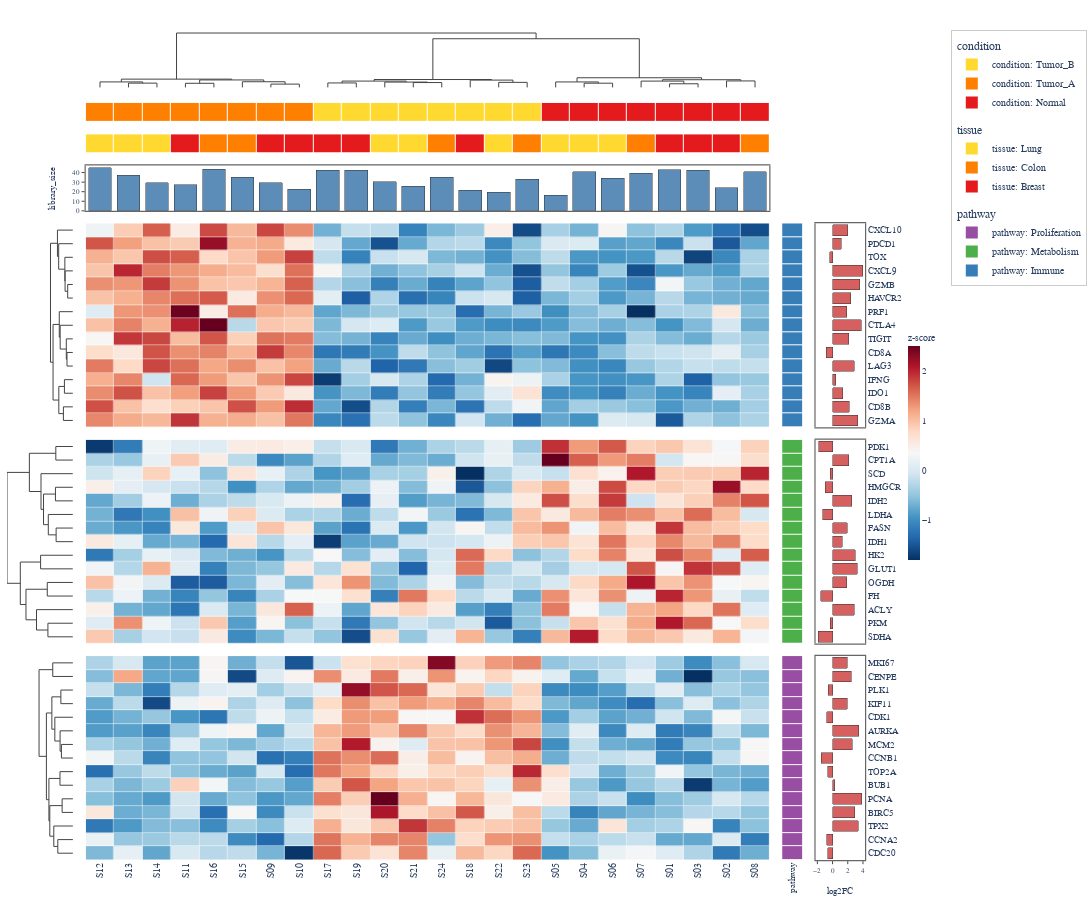

Write notebook code for a chart like this one.
### Markdown cell above
# Biology & Omics Showcase

Five standard datasets commonly used with ComplexHeatmap in biology and omics research.

| # | Use Case | Data Type | Key Features |
|---|----------|-----------|-------------|
| 1 | **RNA-seq Gene Expression** | Bulk transcriptomics | Row z-score, sample metadata, pathway split |
| 2 | **DNA Methylation** | Epigenomics (450K array) | Beta values 0–1, CpG island context, tumor vs normal |
| 3 | **Proteomics (Mass Spec)** | Quantitative proteomics | Log2 fold-change, violin replicates, protein complexes |
| 4 | **Single-Cell Marker Genes** | scRNA-seq | Mean expression per cluster, cell-type annotations |
| 5 | **Metabolomics** | Clinical metabolomics | Concentration z-scores, pathway bars, patient metadata |

### Code cell
# ---------- 1. RNA-seq Gene Expression (Bulk Transcriptomics) ----------
#
# Classic use case: differentially expressed genes across conditions.
# Simulates a cancer vs normal experiment with 3 tissue subtypes.
# Row-normalised z-scores, split by functional pathway.

import numpy as np
import pandas as pd
from plotly_complexheatmap import ComplexHeatmap, HeatmapAnnotation

rng = np.random.default_rng(2024)

# Gene names: real cancer-related genes
genes_immune = ["CD8A", "CD8B", "GZMA", "GZMB", "PRF1", "IFNG", "CXCL9", "CXCL10",
                "IDO1", "LAG3", "PDCD1", "CTLA4", "TIGIT", "HAVCR2", "TOX"]
genes_prolif = ["MKI67", "TOP2A", "PCNA", "MCM2", "CDK1", "CCNB1", "CCNA2", "AURKA",
                "BUB1", "CDC20", "PLK1", "KIF11", "CENPE", "TPX2", "BIRC5"]
genes_metabolism = ["LDHA", "HK2", "PKM", "GLUT1", "PDK1", "ACLY", "FASN", "SCD",
                    "CPT1A", "HMGCR", "IDH1", "IDH2", "OGDH", "SDHA", "FH"]
all_genes = genes_immune + genes_prolif + genes_metabolism
pathways = ["Immune"] * 15 + ["Proliferation"] * 15 + ["Metabolism"] * 15

n_genes = len(all_genes)
n_samples = 24

# 24 samples: 8 Normal, 8 Tumor_A (immune-hot), 8 Tumor_B (proliferative)
conditions = ["Normal"] * 8 + ["Tumor_A"] * 8 + ["Tumor_B"] * 8
tissues = (["Breast"] * 3 + ["Lung"] * 3 + ["Colon"] * 2) * 3

# Base expression + condition-specific signals
expr = rng.standard_normal((n_genes, n_samples)) * 0.8
expr[:15, 8:16] += 3.0   # immune genes up in Tumor_A
expr[15:30, 16:] += 2.5  # proliferation genes up in Tumor_B
expr[30:, :8] += 1.5     # metabolism genes higher in Normal

df_rnaseq = pd.DataFrame(expr, index=all_genes,
                         columns=[f"S{i+1:02d}" for i in range(n_samples)])

# Annotations
top_ha = HeatmapAnnotation(
    condition=conditions,
    tissue=tissues,
    library_size={"values": rng.uniform(15, 45, n_samples), "type": "bar", "color": "#5B8DB8"},
)
right_ha = HeatmapAnnotation(
    pathway=pathways,
    log2FC={"values": rng.uniform(-2, 4, n_genes), "type": "bar", "color": "#D65F5F"},
    which="row",
)

hm1 = ComplexHeatmap(
    df_rnaseq,
    top_annotation=top_ha,
    right_annotation=right_ha,
    split_rows_by="pathway",
    colorscale="RdBu_r",
    normalize="row",
    name="z-score",
    cluster_metric="correlation",
    width=1100,
    height=900,
)
hm1.to_plotly()

### Figure 1 — Plotly figure (JSON) as saved in the notebook; plotly's stock layout.template omitted (floating-point values rounded to 4 significant figures; data arrays with more than 128 entries replaced by an {"elided": "..."} marker saying what was removed)
{"data": [{"colorbar": {"len": 0.3, "outlinewidth": 0, "thickness": 12, "tickfont": {"family": "Arial, Helvetica, sans-serif", "size": 9}, "title": {"font": {"family": "Arial, Helvetica, sans-serif", "size": 10}, "text": "z-score"}, "x": 1.045, "xpad": 4, "y": 0.5}, "colorscale": [[0.0, "rgb(5,48,97)"], [0.1, "rgb(33,102,172)"], [0.2, "rgb(67,147,195)"], [0.3, "rgb(146,197,222)"], [0.4, "rgb(209,229,240)"], [0.5, "rgb(247,247,247)"], [0.6, "rgb(253,219,199)"], [0.7, "rgb(244,165,130)"], [0.8, "rgb(214,96,77)"], [0.9, "rgb(178,24,43)"], [1.0, "rgb(103,0,31)"]], "customdata": {"elided": "15x24x2 str values"}, "hovertemplate": "row: %{customdata[0]}<br>col: %{customdata[1]}<br>value: %{z:.3f}<extra></extra>", "showscale": true, "x": [0.0, 1.0, 2.0, 3.0, 4.0, 5.0, 6.0, 7.0, 8.0, 9.0, 10.0, 11.0, 12.0, 13.0, 14.0, 15.0, 16.0, 17.0, 18.0, 19.0, 20.0, 21.0, 22.0, 23.0], "xgap": 0.5, "y": [0.0, 1.0, 2.0, 3.0, 4.0, 5.0, 6.0, 7.0, 8.0, 9.0, 10.0, 11.0, 12.0, 13.0, 14.0], "ygap": 0.5, "z": {"elided": "15x24 float values"}, "type": "heatmap", "xaxis": "x6", "yaxis": "y6"}, {"colorscale": [[0.0, "rgb(5,48,97)"], [0.1, "rgb(33,102,172)"], [0.2, "rgb(67,147,195)"], [0.3, "rgb(146,197,222)"], [0.4, "rgb(209,229,240)"], [0.5, "rgb(247,247,247)"], [0.6, "rgb(253,219,199)"], [0.7, "rgb(244,165,130)"], [0.8, "rgb(214,96,77)"], [0.9, "rgb(178,24,43)"], [1.0, "rgb(103,0,31)"]], "customdata": {"elided": "15x24x2 str values"}, "hovertemplate": "row: %{customdata[0]}<br>col: %{customdata[1]}<br>value: %{z:.3f}<extra></extra>", "showscale": false, "x": [0.0, 1.0, 2.0, 3.0, 4.0, 5.0, 6.0, 7.0, 8.0, 9.0, 10.0, 11.0, 12.0, 13.0, 14.0, 15.0, 16.0, 17.0, 18.0, 19.0, 20.0, 21.0, 22.0, 23.0], "xgap": 0.5, "y": [0.0, 1.0, 2.0, 3.0, 4.0, 5.0, 6.0, 7.0, 8.0, 9.0, 10.0, 11.0, 12.0, 13.0, 14.0], "ygap": 0.5, "z": {"elided": "15x24 float values"}, "type": "heatmap", "xaxis": "x10", "yaxis": "y10"}, {"colorscale": [[0.0, "rgb(5,48,97)"], [0.1, "rgb(33,102,172)"], [0.2, "rgb(67,147,195)"], [0.3, "rgb(146,197,222)"], [0.4, "rgb(209,229,240)"], [0.5, "rgb(247,247,247)"], [0.6, "rgb(253,219,199)"], [0.7, "rgb(244,165,130)"], [0.8, "rgb(214,96,77)"], [0.9, "rgb(178,24,43)"], [1.0, "rgb(103,0,31)"]], "customdata": {"elided": "15x24x2 str values"}, "hovertemplate": "row: %{customdata[0]}<br>col: %{customdata[1]}<br>value: %{z:.3f}<extra></extra>", "showscale": false, "x": [0.0, 1.0, 2.0, 3.0, 4.0, 5.0, 6.0, 7.0, 8.0, 9.0, 10.0, 11.0, 12.0, 13.0, 14.0, 15.0, 16.0, 17.0, 18.0, 19.0, 20.0, 21.0, 22.0, 23.0], "xgap": 0.5, "y": [0.0, 1.0, 2.0, 3.0, 4.0, 5.0, 6.0, 7.0, 8.0, 9.0, 10.0, 11.0, 12.0, 13.0, 14.0], "ygap": 0.5, "z": {"elided": "15x24 float values"}, "type": "heatmap", "xaxis": "x14", "yaxis": "y14"}, {"hoverinfo": "none", "line": {"color": "#444444", "width": 1.0}, "mode": "lines", "showlegend": false, "x": [1.0, 1.0, 2.0, 2.0], "y": [0.0, 0.296, 0.296, 0.0], "type": "scatter", "xaxis": "x", "yaxis": "y"}, {"hoverinfo": "none", "line": {"color": "#444444", "width": 1.0}, "mode": "lines", "showlegend": false, "x": [0.0, 0.0, 1.5, 1.5], "y": [0.0, 0.3797, 0.3797, 0.296], "type": "scatter", "xaxis": "x", "yaxis": "y"}, {"hoverinfo": "none", "line": {"color": "#444444", "width": 1.0}, "mode": "lines", "showlegend": false, "x": [3.0, 3.0, 4.0, 4.0], "y": [0.0, 0.2845, 0.2845, 0.0], "type": "scatter", "xaxis": "x", "yaxis": "y"}, {"hoverinfo": "none", "line": {"color": "#444444", "width": 1.0}, "mode": "lines", "showlegend": false, "x": [6.0, 6.0, 7.0, 7.0], "y": [0.0, 0.2286, 0.2286, 0.0], "type": "scatter", "xaxis": "x", "yaxis": "y"}, {"hoverinfo": "none", "line": {"color": "#444444", "width": 1.0}, "mode": "lines", "showlegend": false, "x": [5.0, 5.0, 6.5, 6.5], "y": [0.0, 0.3922, 0.3922, 0.2286], "type": "scatter", "xaxis": "x", "yaxis": "y"}, {"hoverinfo": "none", "line": {"color": "#444444", "width": 1.0}, "mode": "lines", "showlegend": false, "x": [3.5, 3.5, 5.75, 5.75], "y": [0.2845, 0.5162, 0.5162, 0.3922], "type": "scatter", "xaxis": "x", "yaxis": "y"}, {"hoverinfo": "none", "line": {"color": "#444444", "width": 1.0}, "mode": "lines", "showlegend": false, "x": [0.75, 0.75, 4.625, 4.625], "y": [0.3797, 0.5728, 0.5728, 0.5162], "type": "scatter", "xaxis": "x", "yaxis": "y"}, {"hoverinfo": "none", "line": {"color": "#444444", "width": 1.0}, "mode": "lines", "showlegend": false, "x": [8.0, 8.0, 9.0, 9.0], "y": [0.0, 0.3081, 0.3081, 0.0], "type": "scatter", "xaxis": "x", "yaxis": "y"}, {"hoverinfo": "none", "line": {"color": "#444444", "width": 1.0}, "mode": "lines", "showlegend": false, "x": [11.0, 11.0, 12.0, 12.0], "y": [0.0, 0.3353, 0.3353, 0.0], "type": "scatter", "xaxis": "x", "yaxis": "y"}, {"hoverinfo": "none", "line": {"color": "#444444", "width": 1.0}, "mode": "lines", "showlegend": false, "x": [10.0, 10.0, 11.5, 11.5], "y": [0.0, 0.3676, 0.3676, 0.3353], "type": "scatter", "xaxis": "x", "yaxis": "y"}, {"hoverinfo": "none", "line": {"color": "#444444", "width": 1.0}, "mode": "lines", "showlegend": false, "x": [8.5, 8.5, 10.75, 10.75], "y": [0.3081, 0.4371, 0.4371, 0.3676], "type": "scatter", "xaxis": "x", "yaxis": "y"}, {"hoverinfo": "none", "line": {"color": "#444444", "width": 1.0}, "mode": "lines", "showlegend": false, "x": [14.0, 14.0, 15.0, 15.0], "y": [0.0, 0.3483, 0.3483, 0.0], "type": "scatter", "xaxis": "x", "yaxis": "y"}, {"hoverinfo": "none", "line": {"color": "#444444", "width": 1.0}, "mode": "lines", "showlegend": false, "x": [13.0, 13.0, 14.5, 14.5], "y": [0.0, 0.5057, 0.5057, 0.3483], "type": "scatter", "xaxis": "x", "yaxis": "y"}, {"hoverinfo": "none", "line": {"color": "#444444", "width": 1.0}, "mode": "lines", "showlegend": false, "x": [9.625, 9.625, 13.75, 13.75], "y": [0.4371, 0.5448, 0.5448, 0.5057], "type": "scatter", "xaxis": "x", "yaxis": "y"}, {"hoverinfo": "none", "line": {"color": "#444444", "width": 1.0}, "mode": "lines", "showlegend": false, "x": [17.0, 17.0, 18.0, 18.0], "y": [0.0, 0.291, 0.291, 0.0], "type": "scatter", "xaxis": "x", "yaxis": "y"}, {"hoverinfo": "none", "line": {"color": "#444444", "width": 1.0}, "mode": "lines", "showlegend": false, "x": [16.0, 16.0, 17.5, 17.5], "y": [0.0, 0.3773, 0.3773, 0.291], "type": "scatter", "xaxis": "x", "yaxis": "y"}, {"hoverinfo": "none", "line": {"color": "#444444", "width": 1.0}, "mode": "lines", "showlegend": false, "x": [20.0, 20.0, 21.0, 21.0], "y": [0.0, 0.2515, 0.2515, 0.0], "type": "scatter", "xaxis": "x", "yaxis": "y"}, {"hoverinfo": "none", "line": {"color": "#444444", "width": 1.0}, "mode": "lines", "showlegend": false, "x": [19.0, 19.0, 20.5, 20.5], "y": [0.0, 0.4366, 0.4366, 0.2515], "type": "scatter", "xaxis": "x", "yaxis": "y"}, {"hoverinfo": "none", "line": {"color": "#444444", "width": 1.0}, "mode": "lines", "showlegend": false, "x": [22.0, 22.0, 23.0, 23.0], "y": [0.0, 0.4474, 0.4474, 0.0], "type": "scatter", "xaxis": "x", "yaxis": "y"}, {"hoverinfo": "none", "line": {"color": "#444444", "width": 1.0}, "mode": "lines", "showlegend": false, "x": [19.75, 19.75, 22.5, 22.5], "y": [0.4366, 0.5315, 0.5315, 0.4474], "type": "scatter", "xaxis": "x", "yaxis": "y"}, {"hoverinfo": "none", "line": {"color": "#444444", "width": 1.0}, "mode": "lines", "showlegend": false, "x": [16.75, 16.75, 21.12, 21.12], "y": [0.3773, 0.6679, 0.6679, 0.5315], "type": "scatter", "xaxis": "x", "yaxis": "y"}, {"hoverinfo": "none", "line": {"color": "#444444", "width": 1.0}, "mode": "lines", "showlegend": false, "x": [11.69, 11.69, 18.94, 18.94], "y": [0.5448, 3.368, 3.368, 0.6679], "type": "scatter", "xaxis": "x", "yaxis": "y"}, {"hoverinfo": "none", "line": {"color": "#444444", "width": 1.0}, "mode": "lines", "showlegend": false, "x": [2.688, 2.688, 15.31, 15.31], "y": [0.5728, 3.765, 3.765, 3.368], "type": "scatter", "xaxis": "x", "yaxis": "y"}, {"hoverinfo": "none", "line": {"color": "#444444", "width": 1.0}, "mode": "lines", "showlegend": false, "x": [-0.0, -0.09177, -0.09177, -0.0], "y": [4.0, 4.0, 5.0, 5.0], "type": "scatter", "xaxis": "x5", "yaxis": "y5"}, {"hoverinfo": "none", "line": {"color": "#444444", "width": 1.0}, "mode": "lines", "showlegend": false, "x": [-0.0, -0.1378, -0.1378, -0.09177], "y": [3.0, 3.0, 4.5, 4.5], "type": "scatter", "xaxis": "x5", "yaxis": "y5"}, {"hoverinfo": "none", "line": {"color": "#444444", "width": 1.0}, "mode": "lines", "showlegend": false, "x": [-0.0, -0.1418, -0.1418, -0.1378], "y": [2.0, 2.0, 3.75, 3.75], "type": "scatter", "xaxis": "x5", "yaxis": "y5"}, {"hoverinfo": "none", "line": {"color": "#444444", "width": 1.0}, "mode": "lines", "showlegend": false, "x": [-0.0, -0.251, -0.251, -0.1418], "y": [1.0, 1.0, 2.875, 2.875], "type": "scatter", "xaxis": "x5", "yaxis": "y5"}, {"hoverinfo": "none", "line": {"color": "#444444", "width": 1.0}, "mode": "lines", "showlegend": false, "x": [-0.0, -0.2728, -0.2728, -0.251], "y": [0.0, 0.0, 1.938, 1.938], "type": "scatter", "xaxis": "x5", "yaxis": "y5"}, {"hoverinfo": "none", "line": {"color": "#444444", "width": 1.0}, "mode": "lines", "showlegend": false, "x": [-0.0, -0.1041, -0.1041, -0.0], "y": [9.0, 9.0, 10.0, 10.0], "type": "scatter", "xaxis": "x5", "yaxis": "y5"}, {"hoverinfo": "none", "line": {"color": "#444444", "width": 1.0}, "mode": "lines", "showlegend": false, "x": [-0.0, -0.116, -0.116, -0.1041], "y": [8.0, 8.0, 9.5, 9.5], "type": "scatter", "xaxis": "x5", "yaxis": "y5"}, {"hoverinfo": "none", "line": {"color": "#444444", "width": 1.0}, "mode": "lines", "showlegend": false, "x": [-0.0, -0.2247, -0.2247, -0.116], "y": [7.0, 7.0, 8.75, 8.75], "type": "scatter", "xaxis": "x5", "yaxis": "y5"}, {"hoverinfo": "none", "line": {"color": "#444444", "width": 1.0}, "mode": "lines", "showlegend": false, "x": [-0.0, -0.2403, -0.2403, -0.2247], "y": [6.0, 6.0, 7.875, 7.875], "type": "scatter", "xaxis": "x5", "yaxis": "y5"}, {"hoverinfo": "none", "line": {"color": "#444444", "width": 1.0}, "mode": "lines", "showlegend": false, "x": [-0.0, -0.1495, -0.1495, -0.0], "y": [11.0, 11.0, 12.0, 12.0], "type": "scatter", "xaxis": "x5", "yaxis": "y5"}, {"hoverinfo": "none", "line": {"color": "#444444", "width": 1.0}, "mode": "lines", "showlegend": false, "x": [-0.0, -0.1673, -0.1673, -0.0], "y": [13.0, 13.0, 14.0, 14.0], "type": "scatter", "xaxis": "x5", "yaxis": "y5"}, {"hoverinfo": "none", "line": {"color": "#444444", "width": 1.0}, "mode": "lines", "showlegend": false, "x": [-0.1495, -0.2485, -0.2485, -0.1673], "y": [11.5, 11.5, 13.5, 13.5], "type": "scatter", "xaxis": "x5", "yaxis": "y5"}, {"hoverinfo": "none", "line": {"color": "#444444", "width": 1.0}, "mode": "lines", "showlegend": false, "x": [-0.2403, -0.3504, -0.3504, -0.2485], "y": [6.938, 6.938, 12.5, 12.5], "type": "scatter", "xaxis": "x5", "yaxis": "y5"}, {"hoverinfo": "none", "line": {"color": "#444444", "width": 1.0}, "mode": "lines", "showlegend": false, "x": [-0.2728, -0.3956, -0.3956, -0.3504], "y": [0.9688, 0.9688, 9.719, 9.719], "type": "scatter", "xaxis": "x5", "yaxis": "y5"}, {"hoverinfo": "none", "line": {"color": "#444444", "width": 1.0}, "mode": "lines", "showlegend": false, "x": [-0.0, -0.3015, -0.3015, -0.0], "y": [0.0, 0.0, 1.0, 1.0], "type": "scatter", "xaxis": "x9", "yaxis": "y9"}, {"hoverinfo": "none", "line": {"color": "#444444", "width": 1.0}, "mode": "lines", "showlegend": false, "x": [-0.0, -0.3081, -0.3081, -0.0], "y": [3.0, 3.0, 4.0, 4.0], "type": "scatter", "xaxis": "x9", "yaxis": "y9"}, {"hoverinfo": "none", "line": {"color": "#444444", "width": 1.0}, "mode": "lines", "showlegend": false, "x": [-0.0, -0.2964, -0.2964, -0.0], "y": [6.0, 6.0, 7.0, 7.0], "type": "scatter", "xaxis": "x9", "yaxis": "y9"}, {"hoverinfo": "none", "line": {"color": "#444444", "width": 1.0}, "mode": "lines", "showlegend": false, "x": [-0.0, -0.4342, -0.4342, -0.2964], "y": [5.0, 5.0, 6.5, 6.5], "type": "scatter", "xaxis": "x9", "yaxis": "y9"}, {"hoverinfo": "none", "line": {"color": "#444444", "width": 1.0}, "mode": "lines", "showlegend": false, "x": [-0.3081, -0.5186, -0.5186, -0.4342], "y": [3.5, 3.5, 5.75, 5.75], "type": "scatter", "xaxis": "x9", "yaxis": "y9"}, {"hoverinfo": "none", "line": {"color": "#444444", "width": 1.0}, "mode": "lines", "showlegend": false, "x": [-0.0, -0.5633, -0.5633, -0.5186], "y": [2.0, 2.0, 4.625, 4.625], "type": "scatter", "xaxis": "x9", "yaxis": "y9"}, {"hoverinfo": "none", "line": {"color": "#444444", "width": 1.0}, "mode": "lines", "showlegend": false, "x": [-0.3015, -0.7688, -0.7688, -0.5633], "y": [0.5, 0.5, 3.312, 3.312], "type": "scatter", "xaxis": "x9", "yaxis": "y9"}, {"hoverinfo": "none", "line": {"color": "#444444", "width": 1.0}, "mode": "lines", "showlegend": false, "x": [-0.0, -0.5704, -0.5704, -0.0], "y": [8.0, 8.0, 9.0, 9.0], "type": "scatter", "xaxis": "x9", "yaxis": "y9"}, {"hoverinfo": "none", "line": {"color": "#444444", "width": 1.0}, "mode": "lines", "showlegend": false, "x": [-0.0, -0.4524, -0.4524, -0.0], "y": [10.0, 10.0, 11.0, 11.0], "type": "scatter", "xaxis": "x9", "yaxis": "y9"}, {"hoverinfo": "none", "line": {"color": "#444444", "width": 1.0}, "mode": "lines", "showlegend": false, "x": [-0.0, -0.4413, -0.4413, -0.0], "y": [13.0, 13.0, 14.0, 14.0], "type": "scatter", "xaxis": "x9", "yaxis": "y9"}, {"hoverinfo": "none", "line": {"color": "#444444", "width": 1.0}, "mode": "lines", "showlegend": false, "x": [-0.0, -0.6427, -0.6427, -0.4413], "y": [12.0, 12.0, 13.5, 13.5], "type": "scatter", "xaxis": "x9", "yaxis": "y9"}, {"hoverinfo": "none", "line": {"color": "#444444", "width": 1.0}, "mode": "lines", "showlegend": false, "x": [-0.4524, -0.8287, -0.8287, -0.6427], "y": [10.5, 10.5, 12.75, 12.75], "type": "scatter", "xaxis": "x9", "yaxis": "y9"}, {"hoverinfo": "none", "line": {"color": "#444444", "width": 1.0}, "mode": "lines", "showlegend": false, "x": [-0.5704, -0.9289, -0.9289, -0.8287], "y": [8.5, 8.5, 11.62, 11.62], "type": "scatter", "xaxis": "x9", "yaxis": "y9"}, {"hoverinfo": "none", "line": {"color": "#444444", "width": 1.0}, "mode": "lines", "showlegend": false, "x": [-0.7688, -1.164, -1.164, -0.9289], "y": [1.906, 1.906, 10.06, 10.06], "type": "scatter", "xaxis": "x9", "yaxis": "y9"}, {"hoverinfo": "none", "line": {"color": "#444444", "width": 1.0}, "mode": "lines", "showlegend": false, "x": [-0.0, -0.3557, -0.3557, -0.0], "y": [0.0, 0.0, 1.0, 1.0], "type": "scatter", "xaxis": "x13", "yaxis": "y13"}, {"hoverinfo": "none", "line": {"color": "#444444", "width": 1.0}, "mode": "lines", "showlegend": false, "x": [-0.0, -0.2123, -0.2123, -0.0], "y": [2.0, 2.0, 3.0, 3.0], "type": "scatter", "xaxis": "x13", "yaxis": "y13"}, {"hoverinfo": "none", "line": {"color": "#444444", "width": 1.0}, "mode": "lines", "showlegend": false, "x": [-0.0, -0.2027, -0.2027, -0.0], "y": [6.0, 6.0, 7.0, 7.0], "type": "scatter", "xaxis": "x13", "yaxis": "y13"}, {"hoverinfo": "none", "line": {"color": "#444444", "width": 1.0}, "mode": "lines", "showlegend": false, "x": [-0.0, -0.226, -0.226, -0.2027], "y": [5.0, 5.0, 6.5, 6.5], "type": "scatter", "xaxis": "x13", "yaxis": "y13"}, {"hoverinfo": "none", "line": {"color": "#444444", "width": 1.0}, "mode": "lines", "showlegend": false, "x": [-0.0, -0.3188, -0.3188, -0.226], "y": [4.0, 4.0, 5.75, 5.75], "type": "scatter", "xaxis": "x13", "yaxis": "y13"}, {"hoverinfo": "none", "line": {"color": "#444444", "width": 1.0}, "mode": "lines", "showlegend": false, "x": [-0.2123, -0.3715, -0.3715, -0.3188], "y": [2.5, 2.5, 4.875, 4.875], "type": "scatter", "xaxis": "x13", "yaxis": "y13"}, {"hoverinfo": "none", "line": {"color": "#444444", "width": 1.0}, "mode": "lines", "showlegend": false, "x": [-0.0, -0.228, -0.228, -0.0], "y": [8.0, 8.0, 9.0, 9.0], "type": "scatter", "xaxis": "x13", "yaxis": "y13"}, {"hoverinfo": "none", "line": {"color": "#444444", "width": 1.0}, "mode": "lines", "showlegend": false, "x": [-0.0, -0.1899, -0.1899, -0.0], "y": [10.0, 10.0, 11.0, 11.0], "type": "scatter", "xaxis": "x13", "yaxis": "y13"}, {"hoverinfo": "none", "line": {"color": "#444444", "width": 1.0}, "mode": "lines", "showlegend": false, "x": [-0.0, -0.2662, -0.2662, -0.0], "y": [13.0, 13.0, 14.0, 14.0], "type": "scatter", "xaxis": "x13", "yaxis": "y13"}, {"hoverinfo": "none", "line": {"color": "#444444", "width": 1.0}, "mode": "lines", "showlegend": false, "x": [-0.0, -0.3373, -0.3373, -0.2662], "y": [12.0, 12.0, 13.5, 13.5], "type": "scatter", "xaxis": "x13", "yaxis": "y13"}, {"hoverinfo": "none", "line": {"color": "#444444", "width": 1.0}, "mode": "lines", "showlegend": false, "x": [-0.1899, -0.4077, -0.4077, -0.3373], "y": [10.5, 10.5, 12.75, 12.75], "type": "scatter", "xaxis": "x13", "yaxis": "y13"}, {"hoverinfo": "none", "line": {"color": "#444444", "width": 1.0}, "mode": "lines", "showlegend": false, "x": [-0.228, -0.4235, -0.4235, -0.4077], "y": [8.5, 8.5, 11.62, 11.62], "type": "scatter", "xaxis": "x13", "yaxis": "y13"}, {"hoverinfo": "none", "line": {"color": "#444444", "width": 1.0}, "mode": "lines", "showlegend": false, "x": [-0.3715, -0.4679, -0.4679, -0.4235], "y": [3.688, 3.688, 10.06, 10.06], "type": "scatter", "xaxis": "x13", "yaxis": "y13"}, {"hoverinfo": "none", "line": {"color": "#444444", "width": 1.0}, "mode": "lines", "showlegend": false, "x": [-0.3557, -0.5976, -0.5976, -0.4679], "y": [0.5, 0.5, 6.875, 6.875], "type": "scatter", "xaxis": "x13", "yaxis": "y13"}, {"colorscale": [[0.0, "#E41A1C"], [0.3333, "#E41A1C"], [0.3333, "#FF7F00"], [0.6667, "#FF7F00"], [0.6667, "#FFD92F"], [1.0, "#FFD92F"]], "customdata": [["Tumor_A", "Tumor_A", "Tumor_A", "Tumor_A", "Tumor_A", "Tumor_A", "Tumor_A", "Tumor_A", "Tumor_B", "Tumor_B", "Tumor_B", "Tumor_B", "Tumor_B", "Tumor_B", "Tumor_B", "Tumor_B", "Normal", "Normal", "Normal", "Normal", "Normal", "Normal", "Normal", "Normal"]], "hovertemplate": "condition: %{customdata}<extra></extra>", "showscale": false, "x": [0.0, 1.0, 2.0, 3.0, 4.0, 5.0, 6.0, 7.0, 8.0, 9.0, 10.0, 11.0, 12.0, 13.0, 14.0, 15.0, 16.0, 17.0, 18.0, 19.0, 20.0, 21.0, 22.0, 23.0], "xgap": 1, "y": ["condition"], "ygap": 1, "z": [[1, 1, 1, 1, 1, 1, 1, 1, 2, 2, 2, 2, 2, 2, 2, 2, 0, 0, 0, 0, 0, 0, 0, 0]], "zmax": 2.5, "zmin": -0.5, "type": "heatmap", "xaxis": "x2", "yaxis": "y2"}, {"colorscale": [[0.0, "#E41A1C"], [0.3333, "#E41A1C"], [0.3333, "#FF7F00"], [0.6667, "#FF7F00"], [0.6667, "#FFD92F"], [1.0, "#FFD92F"]], "customdata": [["Lung", "Lung", "Lung", "Breast", "Colon", "Colon", "Breast", "Breast", "Breast", "Breast", "Lung", "Lung", "Colon", "Breast", "Lung", "Colon", "Lung", "Lung", "Lung", "Colon", "Breast", "Breast", "Breast", "Colon"]], "hovertemplate": "tissue: %{customdata}<extra></extra>", "showscale": false, "x": [0.0, 1.0, 2.0, 3.0, 4.0, 5.0, 6.0, 7.0, 8.0, 9.0, 10.0, 11.0, 12.0, 13.0, 14.0, 15.0, 16.0, 17.0, 18.0, 19.0, 20.0, 21.0, 22.0, 23.0], "xgap": 1, "y": ["tissue"], "ygap": 1, "z": [[2, 2, 2, 0, 1, 1, 0, 0, 0, 0, 2, 2, 1, 0, 2, 1, 2, 2, 2, 1, 0, 0, 0, 1]], "zmax": 2.5, "zmin": -0.5, "type": "heatmap", "xaxis": "x3", "yaxis": "y3"}, {"hovertemplate": "library_size: %{y:.2f}<extra></extra>", "marker": {"color": "#5B8DB8", "line": {"color": "#333333", "width": 0.5}}, "name": "library_size", "showlegend": false, "x": [0.0, 1.0, 2.0, 3.0, 4.0, 5.0, 6.0, 7.0, 8.0, 9.0, 10.0, 11.0, 12.0, 13.0, 14.0, 15.0, 16.0, 17.0, 18.0, 19.0, 20.0, 21.0, 22.0, 23.0], "y": [44.95, 36.92, 29.29, 27.22, 43.36, 34.85, 29.22, 22.75, 42.56, 42.61, 30.28, 25.88, 34.88, 21.5, 19.29, 33.0, 16.49, 40.88, 34.16, 39.21, 42.77, 42.45, 24.3, 41.08], "type": "bar", "xaxis": "x4", "yaxis": "y4"}, {"colorscale": [[0.0, "#377EB8"], [0.3333, "#377EB8"], [0.3333, "#4DAF4A"], [0.6667, "#4DAF4A"], [0.6667, "#984EA3"], [1.0, "#984EA3"]], "customdata": [["Immune"], ["Immune"], ["Immune"], ["Immune"], ["Immune"], ["Immune"], ["Immune"], ["Immune"], ["Immune"], ["Immune"], ["Immune"], ["Immune"], ["Immune"], ["Immune"], ["Immune"]], "hovertemplate": "pathway: %{customdata}<extra></extra>", "showscale": false, "x": ["pathway"], "xgap": 1, "y": [0.0, 1.0, 2.0, 3.0, 4.0, 5.0, 6.0, 7.0, 8.0, 9.0, 10.0, 11.0, 12.0, 13.0, 14.0], "ygap": 1, "z": [[0], [0], [0], [0], [0], [0], [0], [0], [0], [0], [0], [0], [0], [0], [0]], "zmax": 2.5, "zmin": -0.5, "type": "heatmap", "xaxis": "x7", "yaxis": "y7"}, {"hovertemplate": "log2FC: %{x:.2f}<extra></extra>", "marker": {"color": "#D65F5F", "line": {"color": "#333333", "width": 0.5}}, "name": "log2FC", "orientation": "h", "showlegend": false, "x": [1.994, 1.169, -0.3682, 3.941, 3.607, 2.401, 1.86, 3.796, 2.156, -0.8129, 2.827, 0.4262, 1.329, 2.182, 3.342], "y": [0.0, 1.0, 2.0, 3.0, 4.0, 5.0, 6.0, 7.0, 8.0, 9.0, 10.0, 11.0, 12.0, 13.0, 14.0], "type": "bar", "xaxis": "x8", "yaxis": "y8"}, {"colorscale": [[0.0, "#377EB8"], [0.3333, "#377EB8"], [0.3333, "#4DAF4A"], [0.6667, "#4DAF4A"], [0.6667, "#984EA3"], [1.0, "#984EA3"]], "customdata": [["Metabolism"], ["Metabolism"], ["Metabolism"], ["Metabolism"], ["Metabolism"], ["Metabolism"], ["Metabolism"], ["Metabolism"], ["Metabolism"], ["Metabolism"], ["Metabolism"], ["Metabolism"], ["Metabolism"], ["Metabolism"], ["Metabolism"]], "hovertemplate": "pathway: %{customdata}<extra></extra>", "showlegend": false, "showscale": false, "x": ["pathway"], "xgap": 1, "y": [0.0, 1.0, 2.0, 3.0, 4.0, 5.0, 6.0, 7.0, 8.0, 9.0, 10.0, 11.0, 12.0, 13.0, 14.0], "ygap": 1, "z": [[1], [1], [1], [1], [1], [1], [1], [1], [1], [1], [1], [1], [1], [1], [1]], "zmax": 2.5, "zmin": -0.5, "type": "heatmap", "xaxis": "x11", "yaxis": "y11"}, {"hovertemplate": "log2FC: %{x:.2f}<extra></extra>", "marker": {"color": "#D65F5F", "line": {"color": "#333333", "width": 0.5}}, "name": "log2FC", "orientation": "h", "showlegend": false, "x": [-1.825, 2.113, -0.2923, -0.9335, 2.504, -1.297, 1.903, 1.257, 2.964, 3.228, 1.852, -1.565, 2.876, -0.2959, -1.907], "y": [0.0, 1.0, 2.0, 3.0, 4.0, 5.0, 6.0, 7.0, 8.0, 9.0, 10.0, 11.0, 12.0, 13.0, 14.0], "type": "bar", "xaxis": "x12", "yaxis": "y12"}, {"colorscale": [[0.0, "#377EB8"], [0.3333, "#377EB8"], [0.3333, "#4DAF4A"], [0.6667, "#4DAF4A"], [0.6667, "#984EA3"], [1.0, "#984EA3"]], "customdata": [["Proliferation"], ["Proliferation"], ["Proliferation"], ["Proliferation"], ["Proliferation"], ["Proliferation"], ["Proliferation"], ["Proliferation"], ["Proliferation"], ["Proliferation"], ["Proliferation"], ["Proliferation"], ["Proliferation"], ["Proliferation"], ["Proliferation"]], "hovertemplate": "pathway: %{customdata}<extra></extra>", "showlegend": false, "showscale": false, "x": ["pathway"], "xgap": 1, "y": [0.0, 1.0, 2.0, 3.0, 4.0, 5.0, 6.0, 7.0, 8.0, 9.0, 10.0, 11.0, 12.0, 13.0, 14.0], "ygap": 1, "z": [[2], [2], [2], [2], [2], [2], [2], [2], [2], [2], [2], [2], [2], [2], [2]], "zmax": 2.5, "zmin": -0.5, "type": "heatmap", "xaxis": "x15", "yaxis": "y15"}, {"hovertemplate": "log2FC: %{x:.2f}<extra></extra>", "marker": {"color": "#D65F5F", "line": {"color": "#333333", "width": 0.5}}, "name": "log2FC", "orientation": "h", "showlegend": false, "x": [1.916, 2.488, -0.5584, 1.944, -0.7861, 3.42, 2.58, -1.473, -0.6025, 0.2753, 3.85, 2.899, 3.398, -0.7649, -0.6206], "y": [0.0, 1.0, 2.0, 3.0, 4.0, 5.0, 6.0, 7.0, 8.0, 9.0, 10.0, 11.0, 12.0, 13.0, 14.0], "type": "bar", "xaxis": "x16", "yaxis": "y16"}, {"legendgroup": "condition", "legendgrouptitle": {"text": "condition"}, "marker": {"color": "#E41A1C", "size": 10, "symbol": "square"}, "mode": "markers", "name": "condition: Normal", "showlegend": true, "x": [null], "y": [null], "type": "scatter"}, {"legendgroup": "condition", "legendgrouptitle": {"text": "condition"}, "marker": {"color": "#FF7F00", "size": 10, "symbol": "square"}, "mode": "markers", "name": "condition: Tumor_A", "showlegend": true, "x": [null], "y": [null], "type": "scatter"}, {"legendgroup": "condition", "legendgrouptitle": {"text": "condition"}, "marker": {"color": "#FFD92F", "size": 10, "symbol": "square"}, "mode": "markers", "name": "condition: Tumor_B", "showlegend": true, "x": [null], "y": [null], "type": "scatter"}, {"legendgroup": "tissue", "legendgrouptitle": {"text": "tissue"}, "marker": {"color": "#E41A1C", "size": 10, "symbol": "square"}, "mode": "markers", "name": "tissue: Breast", "showlegend": true, "x": [null], "y": [null], "type": "scatter"}, {"legendgroup": "tissue", "legendgrouptitle": {"text": "tissue"}, "marker": {"color": "#FF7F00", "size": 10, "symbol": "square"}, "mode": "markers", "name": "tissue: Colon", "showlegend": true, "x": [null], "y": [null], "type": "scatter"}, {"legendgroup": "tissue", "legendgrouptitle": {"text": "tissue"}, "marker": {"color": "#FFD92F", "size": 10, "symbol": "square"}, "mode": "markers", "name": "tissue: Lung", "showlegend": true, "x": [null], "y": [null], "type": "scatter"}, {"legendgroup": "pathway", "legendgrouptitle": {"text": "pathway"}, "marker": {"color": "#377EB8", "size": 10, "symbol": "square"}, "mode": "markers", "name": "pathway: Immune", "showlegend": true, "x": [null], "y": [null], "type": "scatter"}, {"legendgroup": "pathway", "legendgrouptitle": {"text": "pathway"}, "marker": {"color": "#4DAF4A", "size": 10, "symbol": "square"}, "mode": "markers", "name": "pathway: Metabolism", "showlegend": true, "x": [null], "y": [null], "type": "scatter"}, {"legendgroup": "pathway", "legendgrouptitle": {"text": "pathway"}, "marker": {"color": "#984EA3", "size": 10, "symbol": "square"}, "mode": "markers", "name": "pathway: Proliferation", "showlegend": true, "x": [null], "y": [null], "type": "scatter"}], "layout": {"xaxis": {"anchor": "y", "domain": [0.09178, 0.8884], "matches": "x14", "showticklabels": false, "showgrid": false, "zeroline": false, "showline": false}, "yaxis": {"anchor": "x", "domain": [0.9272, 1.0], "showgrid": false, "zeroline": false, "showticklabels": false, "showline": false}, "xaxis2": {"anchor": "y2", "domain": [0.09178, 0.8884], "matches": "x14", "showticklabels": false, "showgrid": false, "zeroline": false, "showline": false}, "yaxis2": {"anchor": "x2", "domain": [0.8895, 0.9122], "showgrid": false, "zeroline": false, "showticklabels": false, "showline": false}, "xaxis3": {"anchor": "y3", "domain": [0.09178, 0.8884], "matches": "x14", "showticklabels": false, "showgrid": false, "zeroline": false, "showline": false}, "yaxis3": {"anchor": "x3", "domain": [0.8517, 0.8745], "showgrid": false, "zeroline": false, "showticklabels": false, "showline": false}, "xaxis4": {"anchor": "y4", "domain": [0.09178, 0.8884], "matches": "x14", "showticklabels": false, "showgrid": false, "zeroline": false, "showline": true, "linewidth": 1.2, "linecolor": "#666666", "mirror": true}, "yaxis4": {"anchor": "x4", "domain": [0.7821, 0.8367], "showgrid": false, "zeroline": false, "showticklabels": true, "showline": true, "title": {"font": {"size": 9, "family": "Arial, Helvetica, sans-serif"}, "text": "library_size"}, "linewidth": 1.2, "linecolor": "#666666", "mirror": true, "tickfont": {"size": 7, "family": "Arial, Helvetica, sans-serif"}, "ticks": "outside", "ticklen": 3}, "xaxis5": {"anchor": "y5", "domain": [0.0, 0.07678], "matches": "x13", "showticklabels": false, "showgrid": false, "zeroline": false, "showline": false}, "yaxis5": {"anchor": "x5", "domain": [0.5214, 0.7671], "showgrid": false, "zeroline": false, "showticklabels": false, "showline": false, "range": [14.5, -0.5], "autorange": false}, "xaxis6": {"anchor": "y6", "domain": [0.09178, 0.8884], "matches": "x14", "showticklabels": false, "showgrid": false, "zeroline": false, "showline": false, "tickvals": []}, "yaxis6": {"anchor": "x6", "domain": [0.5214, 0.7671], "matches": "y5", "showticklabels": false, "showgrid": false, "zeroline": false, "showline": false, "range": [14.5, -0.5], "autorange": false}, "xaxis7": {"anchor": "y7", "domain": [0.9034, 0.9274], "matches": "x15", "showticklabels": false, "showgrid": false, "zeroline": false, "showline": false}, "yaxis7": {"anchor": "x7", "domain": [0.5214, 0.7671], "matches": "y5", "showticklabels": false, "showgrid": false, "zeroline": false, "showline": false, "range": [14.5, -0.5], "autorange": false}, "xaxis8": {"anchor": "y8", "domain": [0.9424, 1.0], "matches": "x16", "showticklabels": false, "showgrid": false, "zeroline": false, "showline": true, "linewidth": 1.2, "linecolor": "#666666", "mirror": true}, "yaxis8": {"anchor": "x8", "domain": [0.5214, 0.7671], "matches": "y5", "showticklabels": true, "showgrid": false, "zeroline": false, "showline": true, "tickfont": {"size": 9, "family": "Arial, Helvetica, sans-serif"}, "tickvals": [0, 1, 2, 3, 4, 5, 6, 7, 8, 9, 10, 11, 12, 13, 14], "ticktext": ["CXCL10", "PDCD1", "TOX", "CXCL9", "GZMB", "HAVCR2", "PRF1", "CTLA4", "TIGIT", "CD8A", "LAG3", "IFNG", "IDO1", "CD8B", "GZMA"], "side": "right", "range": [14.5, -0.5], "autorange": false, "linewidth": 1.2, "linecolor": "#666666", "mirror": true}, "xaxis9": {"anchor": "y9", "domain": [0.0, 0.07678], "matches": "x13", "showticklabels": false, "showgrid": false, "zeroline": false, "showline": false}, "yaxis9": {"anchor": "x9", "domain": [0.2607, 0.5064], "showgrid": false, "zeroline": false, "showticklabels": false, "showline": false, "range": [14.5, -0.5], "autorange": false}, "xaxis10": {"anchor": "y10", "domain": [0.09178, 0.8884], "matches": "x14", "showticklabels": false, "showgrid": false, "zeroline": false, "showline": false, "tickvals": []}, "yaxis10": {"anchor": "x10", "domain": [0.2607, 0.5064], "matches": "y9", "showticklabels": false, "showgrid": false, "zeroline": false, "showline": false, "range": [14.5, -0.5], "autorange": false}, "xaxis11": {"anchor": "y11", "domain": [0.9034, 0.9274], "matches": "x15", "showticklabels": false, "showgrid": false, "zeroline": false, "showline": false}, "yaxis11": {"anchor": "x11", "domain": [0.2607, 0.5064], "matches": "y9", "showticklabels": false, "showgrid": false, "zeroline": false, "showline": false, "range": [14.5, -0.5], "autorange": false}, "xaxis12": {"anchor": "y12", "domain": [0.9424, 1.0], "matches": "x16", "showticklabels": false, "showgrid": false, "zeroline": false, "showline": true, "linewidth": 1.2, "linecolor": "#666666", "mirror": true}, "yaxis12": {"anchor": "x12", "domain": [0.2607, 0.5064], "matches": "y9", "showticklabels": true, "showgrid": false, "zeroline": false, "showline": true, "tickfont": {"size": 9, "family": "Arial, Helvetica, sans-serif"}, "tickvals": [0, 1, 2, 3, 4, 5, 6, 7, 8, 9, 10, 11, 12, 13, 14], "ticktext": ["PDK1", "CPT1A", "SCD", "HMGCR", "IDH2", "LDHA", "FASN", "IDH1", "HK2", "GLUT1", "OGDH", "FH", "ACLY", "PKM", "SDHA"], "side": "right", "range": [14.5, -0.5], "autorange": false, "linewidth": 1.2, "linecolor": "#666666", "mirror": true}, "xaxis13": {"anchor": "y13", "domain": [0.0, 0.07678], "showgrid": false, "zeroline": false, "showticklabels": false, "showline": false}, "yaxis13": {"anchor": "x13", "domain": [0.0, 0.2457], "showgrid": false, "zeroline": false, "showticklabels": false, "showline": false, "range": [14.5, -0.5], "autorange": false}, "xaxis14": {"anchor": "y14", "domain": [0.09178, 0.8884], "showgrid": false, "zeroline": false, "showticklabels": true, "showline": false, "tickfont": {"size": 10, "family": "Arial, Helvetica, sans-serif"}, "tickvals": [0, 1, 2, 3, 4, 5, 6, 7, 8, 9, 10, 11, 12, 13, 14, 15, 16, 17, 18, 19, 20, 21, 22, 23], "ticktext": ["S12", "S13", "S14", "S11", "S16", "S15", "S09", "S10", "S17", "S19", "S20", "S21", "S24", "S18", "S22", "S23", "S05", "S04", "S06", "S07", "S01", "S03", "S02", "S08"], "tickangle": -90, "side": "bottom"}, "yaxis14": {"anchor": "x14", "domain": [0.0, 0.2457], "matches": "y13", "showticklabels": false, "showgrid": false, "zeroline": false, "showline": false, "range": [14.5, -0.5], "autorange": false}, "xaxis15": {"anchor": "y15", "domain": [0.9034, 0.9274], "showgrid": false, "zeroline": false, "showticklabels": true, "showline": false, "tickfont": {"size": 9, "family": "Arial, Helvetica, sans-serif"}, "tickvals": ["pathway"], "ticktext": ["pathway"], "tickangle": -90}, "yaxis15": {"anchor": "x15", "domain": [0.0, 0.2457], "matches": "y13", "showticklabels": false, "showgrid": false, "zeroline": false, "showline": false, "range": [14.5, -0.5], "autorange": false}, "xaxis16": {"anchor": "y16", "domain": [0.9424, 1.0], "showgrid": false, "zeroline": false, "showticklabels": true, "showline": true, "title": {"font": {"size": 9, "family": "Arial, Helvetica, sans-serif"}, "text": "log2FC"}, "linewidth": 1.2, "linecolor": "#666666", "mirror": true, "tickfont": {"size": 7, "family": "Arial, Helvetica, sans-serif"}, "ticks": "outside", "ticklen": 3}, "yaxis16": {"anchor": "x16", "domain": [0.0, 0.2457], "matches": "y13", "showticklabels": true, "showgrid": false, "zeroline": false, "showline": true, "tickfont": {"size": 9, "family": "Arial, Helvetica, sans-serif"}, "tickvals": [0, 1, 2, 3, 4, 5, 6, 7, 8, 9, 10, 11, 12, 13, 14], "ticktext": ["MKI67", "CENPE", "PLK1", "KIF11", "CDK1", "AURKA", "MCM2", "CCNB1", "TOP2A", "BUB1", "PCNA", "BIRC5", "TPX2", "CCNA2", "CDC20"], "side": "right", "range": [14.5, -0.5], "autorange": false, "linewidth": 1.2, "linecolor": "#666666", "mirror": true}, "barmode": "stack", "margin": {"l": 5, "r": 222, "t": 30, "b": 5}, "font": {"family": "Arial, Helvetica, sans-serif", "size": 11}, "legend": {"font": {"size": 10, "family": "Arial, Helvetica, sans-serif"}, "x": 1.1, "y": 1.0, "xanchor": "left", "yanchor": "top", "tracegroupgap": 8, "itemsizing": "constant", "bgcolor": "rgba(255,255,255,0.8)", "bordercolor": "#cccccc", "borderwidth": 1}, "width": 1100, "height": 900, "plot_bgcolor": "rgba(0,0,0,0)", "paper_bgcolor": "white"}}
